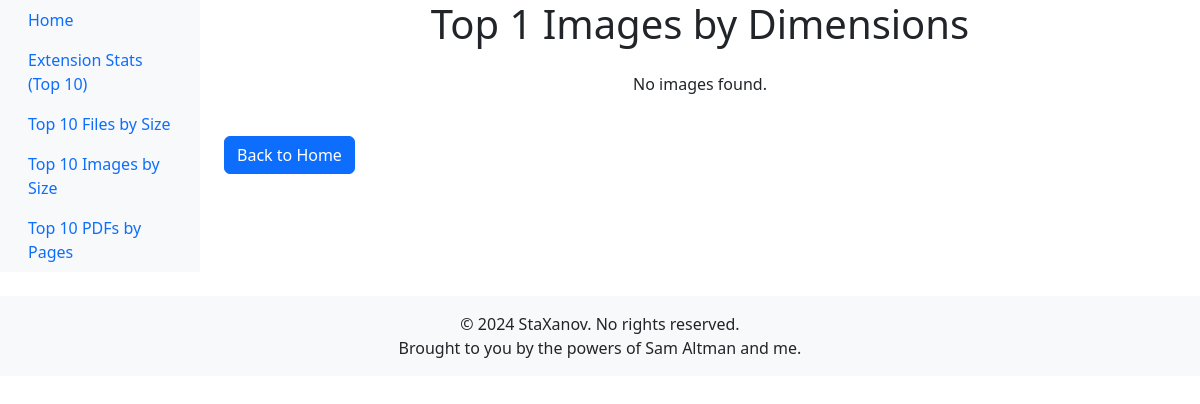
Before: /stknapp/top/1/bydimensions/ with the older database file.
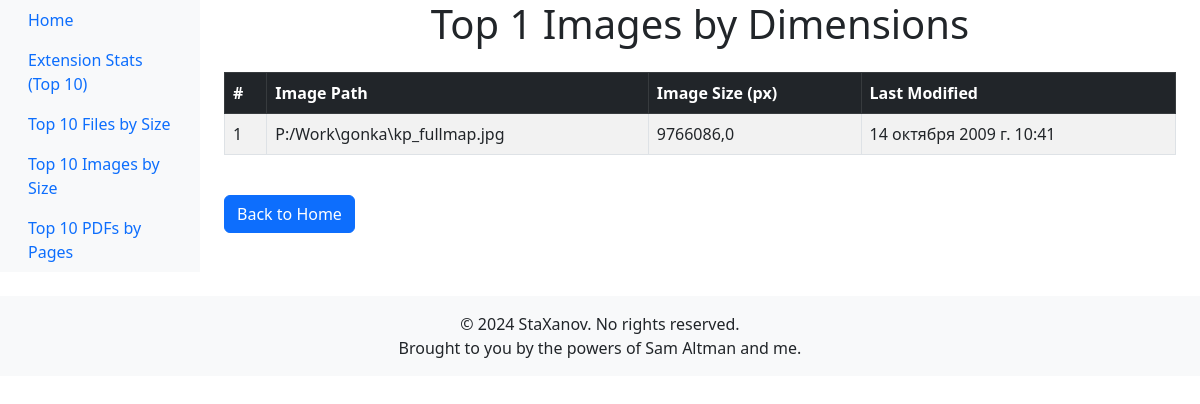
After: the same page with the newer database file.
### stknapp/models.py (models this page shows, shortened)
class FileInfo(models.Model):
    path = models.CharField(max_length=200)
    extension = models.CharField(max_length=10, null=True, blank=True)
    is_folder = models.BooleanField(null=True)
    size = models.FloatField()
    last_modified = models.DateTimeField(null=True, blank=True)
    created_time = models.DateTimeField(auto_now_add=True)
    is_container = models.BooleanField(null=True, blank=True)
    parent_object = models.CharField(null=True, blank=True, max_length=200)
    within_container = models.BooleanField(null=True)
    Office_last_mod_time = models.DateTimeField(null=True, blank=True)
    Office_last_mod_by = models.CharField(max_length=50, null=True, blank=True)
    XLS_num_sheets = models.IntegerField(null=True, blank=True)
    PDF_num_pages = models.IntegerField(null=True, blank=True)
    PDF_layout = models.CharField(max_length=20, null=True, blank=True)
    MP3_track_title = models.CharField(max_length=100, null=True, blank=True)
    MP3_artist = models.CharField(max_length=100, null=True, blank=True)
    MP3_duration = models.CharField(max_length=10, null=True, blank=True)
    AUD_bitrate = models.CharField(max_length=10, null=True, blank=True)
    IMG_size = models.FloatField(null=True, blank=True)
    IMG_dpi = models.CharField(max_length=10, null=True, blank=True)
    IMG_device = models.CharField(max_length=20, null=True, blank=True)

### stknapp/views.py (the view)
# urls.py: path("top/<int:num>/bydimensions/", views.imgtop, name="imgtop"),
def imgtop(request, num):
    try:
        num = int(num)  # строку в инт
        top_images = FileInfo.objects.filter(IMG_size__isnull=False).order_by('-IMG_size')[:num]
        context = {
            "top_images": top_images,
            "num": num,
        }
        return render(request, "imgtop.html", context)
    except ValueError:
        return render(request, "imgtop.html", {"error": "Invalid number of images specified."})

### stknapp/templates/imgtop.html (shortened to what this page needs)
{% extends "base.html" %}
{% block content %}
<h1 class="text-center">Top {{ num }} Images by Dimensions</h1>
{% if top_images %}
    <table class="table table-striped table-bordered mt-4">
        <thead class="table-dark">
            <tr>
                <th>#</th>
                <th>Image Path</th>
                <th>Image Size (px)</th>
                <th>Last Modified</th>
            </tr>
        </thead>
        <tbody>
            {% for img in top_images %}
                <tr>
                    <td>{{ forloop.counter }}</td>
                    <td>{{ img.path }}</td>
                    <td>{{ img.IMG_size }}</td>
                    <td>{{ img.last_modified }}</td>
                </tr>
            {% endfor %}
        </tbody>
    </table>
{% else %}
    <p class="text-center mt-4">No images found.</p>
{% endif %}
<a href="/stknapp" class="btn btn-primary mt-4">Back to Home</a>
{% endblock %}

Changed rows visible on the page:
added FileInfo: path "P:/Work\\gonka\\kp_fullmap.jpg", IMG_size "9766086,0", last_modified "14 октября 2009 г. 10:41"
Other visible differences:
text no longer shown: "No images found."
text now shown: "# Image Path Image Size (px) Last Modified"
